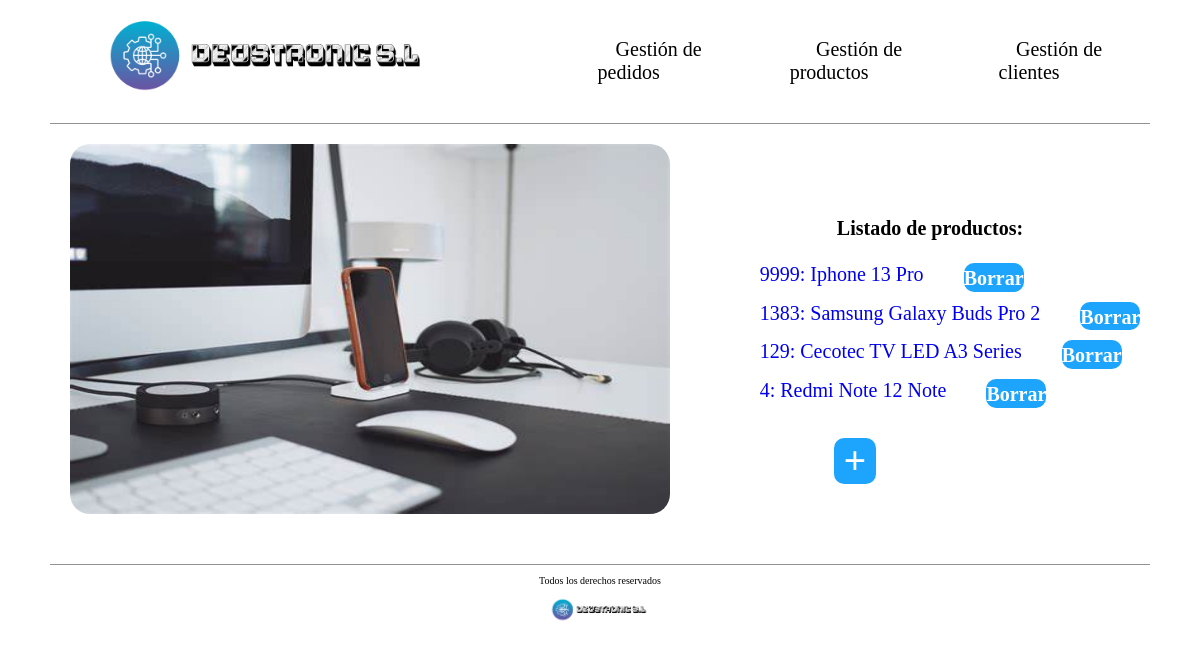
/empresaDjango/producto/, run on an earlier commit of the app's database.
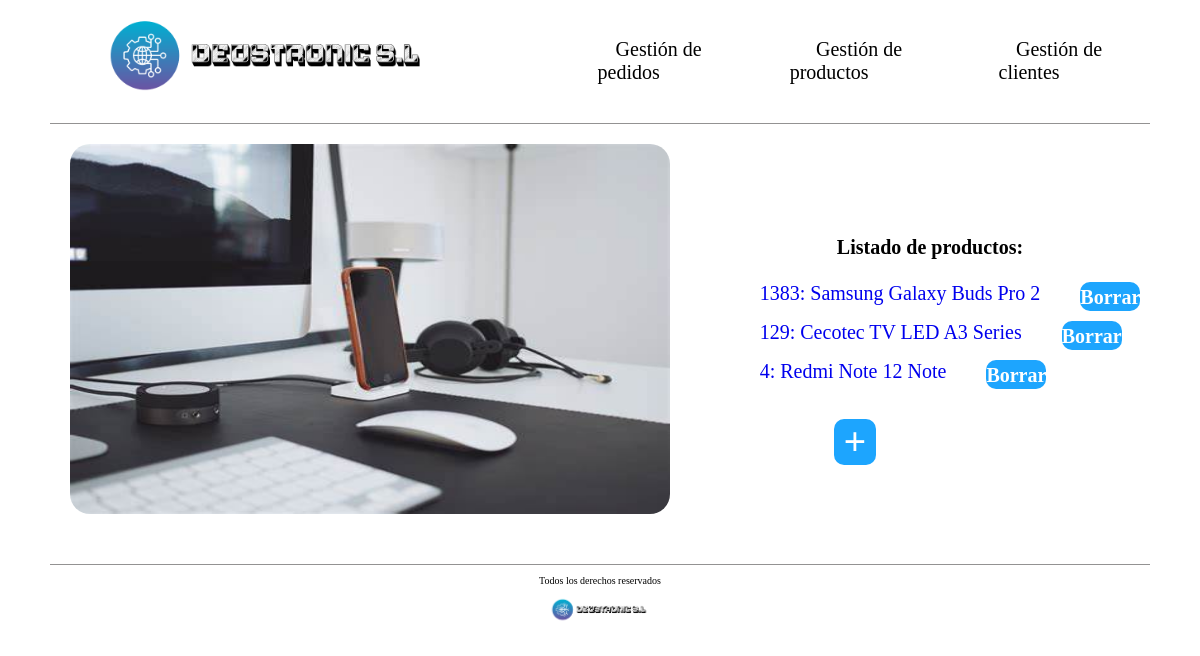
And on a later commit of the database.
### empresaDjango/models.py (models this page shows, shortened)
class Producto(models.Model):
    categoria = models.ForeignKey(Categoria, on_delete=models.CASCADE)
    cod_producto = models.CharField(max_length=10)
    nombre_producto = models.CharField(max_length=50)
    descripcion = models.CharField(max_length=50)
    precio_unidad = models.IntegerField()
    modelo = models.CharField(max_length=50)

### empresaDjango/views.py (the view)
# urls.py: path('producto/', views.index_producto, name='index_pro'),
def index_producto(request):
    productos = Producto.objects.all()
    return render(request, 'index_producto.html', {'listado_productos': productos})

### empresaDjango/templates/index_producto.html (shortened to what this page needs)
{% load static %}
<!DOCTYPE html>
<html lang="es">
<head>
    <link rel="stylesheet" href="{% static 'css/styles.css'%}" />
    <link rel="stylesheet" href="{% static 'css/normalize.css'%}" />
</head>
<body>
    <header>
        <div class="navegacion">
            <nav class="nav-principal">
                <a href="{% url 'index_ped' %}">
                  <img src="{% static 'images/DEUSTRONIC.png' %}" alt="Logo Tienda" />
                </a>
                <ul class="elementos-navegacion">
                  <li>
                    <a href="{% url 'index_ped' %}">Gestión de pedidos</a>
                  </li>
                  <li>
                    <a href="{% url 'index_pro' %}">Gestión de productos</a>
                  </li>
                  <li>
                    <a href="{% url 'index_cli' %}">Gestión de clientes</a>
                  </li>
                </ul>
            </nav>
        </div>
    </header>
     <main>
        <div class="contenedor-principal-index">
            <div class="parte-izquierda">
                <img src="{% static 'images/Escritorio.jpeg'%}" alt="Foto con artículos tecnológicos en un escritorio" />
            </div>
            <div class="parte-derecha">
            <h1>Listado de productos:</h1>
                <ul>
                    {% for pr in listado_productos %}
                    <li class="listados">
                        <a href="{% url 'detail_pro' pr.cod_producto %}">
                        {{ pr.cod_producto }}: {{ pr.nombre_producto }} {{ pr.modelo }} <div class="boton_borrar" ><a href="{% url 'borrar_producto' pr.cod_producto %}"> Borrar </a></div>
                        </a>
                    </li>
                    {% endfor %}
                </ul>
                <div class="boton_crear">
                        <a  href="{% url 'producto_create' %}"> + </a>
                </div>
            </div>
        </div>
     </main>
    <footer>
        <div class="contenido-footer">
            <p class="copyright">Todos los derechos reservados</p>
            <img src="{% static 'images/DEUSTRONIC.png'%}" alt="Logo Tienda" />
        </div>
    </footer>
</body>
</html>

What changed in the data, as far as the page shows it:
removed Producto: cod_producto "9999", nombre_producto "Iphone 13", modelo "Pro"
